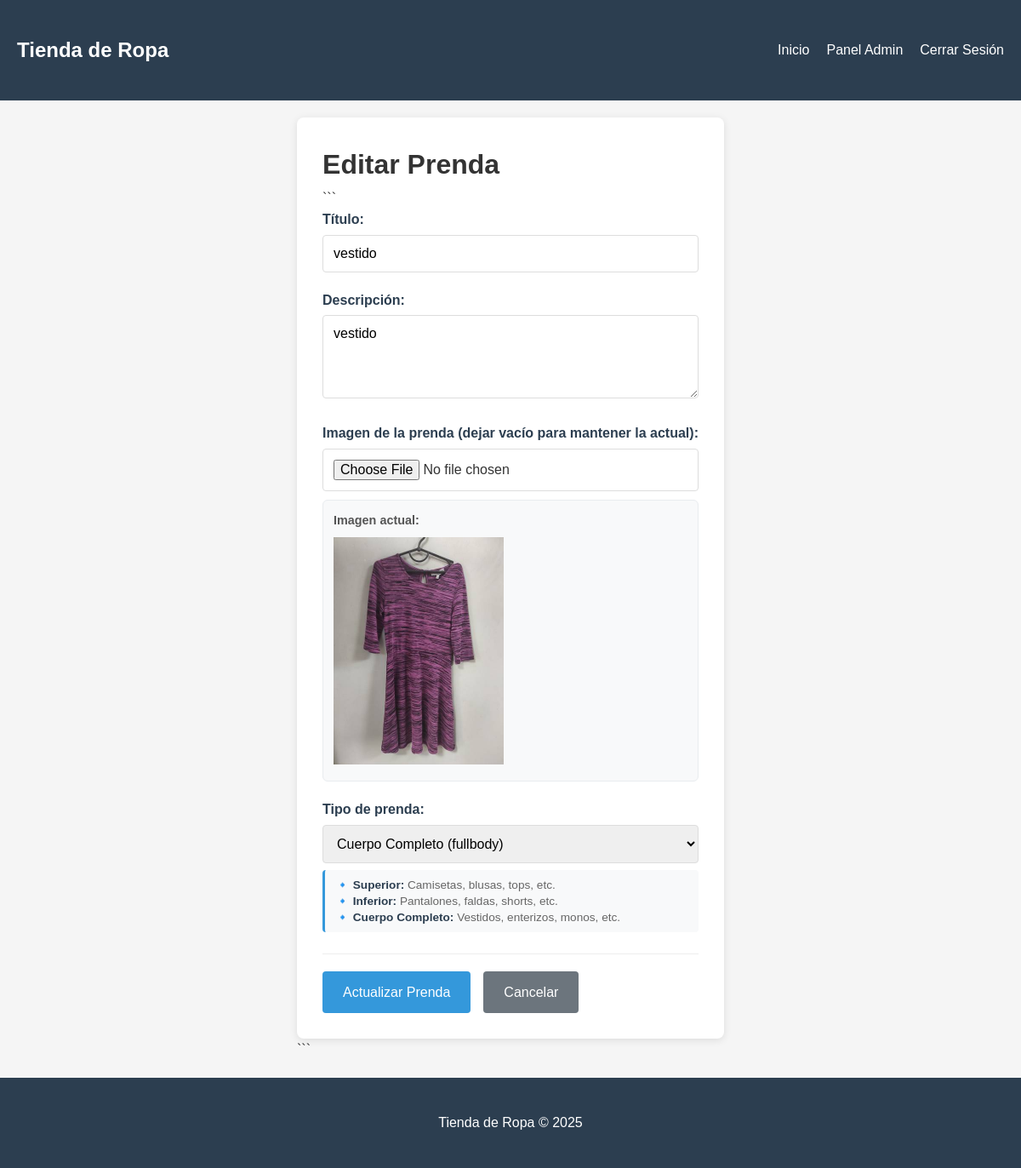
The app's page /admin/editar_prenda.php?id=4 (signed in) with its own data.
### tables this page shows
CREATE TABLE `prendas` (
  `id` int(11) NOT NULL,
  `titulo` varchar(100) NOT NULL,
  `descripcion` text DEFAULT NULL,
  `imagen` varchar(255) NOT NULL,
  `fecha_creacion` timestamp NOT NULL DEFAULT current_timestamp(),
  `id_usuario` int(11) DEFAULT NULL,
  `categoria` enum('top','bottom','fullbody') NOT NULL
);

### includes/database.php (called while the page is built, shortened)
<?php
class Database {
    private $con;
    public function __construct() {
        $this->con = new mysqli(DB_HOST, DB_USER, DB_PASS, DB_NAME);
    }
    public function getConnection() {
        return $this->con;
    }
}
?>

### includes/funciones.php (called while the page is built, shortened)
<?php
require_once 'database.php';
class Funciones {
    private $db;
    public function __construct() {
        $database = new Database();
        $this->db = $database->getConnection();
    }
    public function obtenerPrendaPorId($id) {
        $stmt = $this->db->prepare("SELECT * FROM prendas WHERE id = ?");
        $stmt->bind_param("i", $id);
        $stmt->execute();
        $result = $stmt->get_result();
        return $result->fetch_assoc();
    }
}
?>

### admin/editar_prenda.php (the view, shortened to what this page needs)
<?php
require_once '../includes/funciones.php';
$id = $_GET['id'] ?? null;
$funciones = new Funciones();
$prenda = $funciones->obtenerPrendaPorId($id);
$categoria_map_inverso = [
    'top' => 'superior',
    'bottom' => 'inferior',
    'fullbody' => 'cuerpo_completo'
];
$categoria_actual = $categoria_map_inverso[$prenda['categoria']] ?? 'superior';
?>
<?php include '../includes/header.php'; ?>
<div class="main-content">
    <div class="form-container">
        <h1>Editar Prenda</h1>
```
    <form method="POST" enctype="multipart/form-data">
        <div class="form-group">
            <label for="titulo">Título:</label>
            <input type="text" id="titulo" name="titulo" value="<?php echo htmlspecialchars($prenda['titulo']); ?>" required>
        </div>
        <div class="form-group">
            <label for="descripcion">Descripción:</label>
            <textarea id="descripcion" name="descripcion" rows="4" required><?php echo htmlspecialchars($prenda['descripcion']); ?></textarea>
        </div>
        <div class="form-group">
            <label for="imagen">Imagen de la prenda (dejar vacío para mantener la actual):</label>
            <input type="file" id="imagen" name="imagen" accept="image/*">
            <?php if ($prenda['imagen']): ?>
                <div class="current-image">
                    <p>Imagen actual:</p>
                    <img src="<?php echo UPLOAD_DIR_PRENDAS . htmlspecialchars($prenda['imagen']); ?>" alt="Imagen actual" style="max-width: 200px;">
                </div>
            <?php endif; ?>
        </div>
        <div class="form-group">
            <label for="tipo">Tipo de prenda:</label>
            <select id="tipo" name="tipo" required>
                <option value="cuerpo_completo" <?php echo $categoria_actual === 'cuerpo_completo' ? 'selected' : ''; ?>>Cuerpo Completo (fullbody)</option>
            </select>
            <small class="help-text">
                🔹 <strong>Superior:</strong> Camisetas, blusas, tops, etc.<br>
                🔹 <strong>Inferior:</strong> Pantalones, faldas, shorts, etc.<br>
                🔹 <strong>Cuerpo Completo:</strong> Vestidos, enterizos, monos, etc.
            </small>
        </div>
        <div class="form-actions">
            <button type="submit" class="btn btn-primary">Actualizar Prenda</button>
            <a href="panel_admin.php" class="btn btn-secondary">Cancelar</a>
        </div>
    </form>
</div>
```
</div>
<?php include '../includes/footer.php'; ?>

### assets/css/styles.css (style rules this page uses)
* { margin: 0; padding: 0; box-sizing: border-box; font-family: 'Arial', sans-serif; }
html, body { height: 100%; }
body { background-color: #f5f5f5; color: #333; line-height: 1.6; display: flex; flex-direction: column; min-height: 100vh; }
.form-container { max-width: 600px; margin: 0 auto; background-color: white; padding: 30px; border-radius: 8px; box-shadow: 0 2px 10px rgba(0,0,0,0.1); }
.form-group { margin-bottom: 20px; }
.form-group label { display: block; margin-bottom: 5px; font-weight: bold; color: #2c3e50; }
.form-group input, .form-group textarea, .form-group select { width: 100%; padding: 12px; border: 1px solid #ddd; border-radius: 4px; font-size: 16px; transition: border-color 0.3s ease; }
.help-text { color: #666; font-size: 0.85em; margin-top: 8px; display: block; line-height: 1.4; padding: 8px 12px; background-color: #f8f9fa; border-radius: 4px; border-left: 3px solid #3498db; }
.help-text strong { color: #2c3e50; }
.current-image { margin-top: 10px; padding: 12px; background: #f8f9fa; border-radius: 6px; border: 1px solid #e9ecef; }
.current-image p { margin: 0 0 8px 0; font-size: 0.9em; color: #555; font-weight: bold; }
.btn { display: inline-block; background-color: #3498db; color: white; padding: 12px 24px; border: none; border-radius: 4px; cursor: pointer; text-decoration: none; font-size: 16px; font-weight: 500; transition: all 0.3s ease; text-align: center; }
.btn-primary { background-color: #3498db; }
.btn-secondary { background-color: #6c757d; }
.form-actions { display: flex; gap: 15px; margin-top: 25px; padding-top: 20px; border-top: 1px solid #eee; }

### records on screen
prendas: titulo "vestido", descripcion "vestido", imagen (picture), tipo "Cuerpo Completo (fullbody)"
